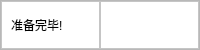
        <widget class="QFrame" name="frame_bottom">
         <property name="minimumSize">
          <size>
           <width>0</width>
           <height>50</height>
          </size>
         </property>
         <property name="maximumSize">
          <size>
           <width>16777215</width>
           <height>50</height>
          </size>
         </property>
         <property name="styleSheet">
          <string notr="true">#frame_bottom{
	border-top:1px solid rgb(127,127,127);
}</string>
         </property>
         <property name="frameShape">
          <enum>QFrame::StyledPanel</enum>
         </property>
         <property name="frameShadow">
          <enum>QFrame::Raised</enum>
         </property>
         <layout class="QHBoxLayout" name="horizontalLayout_7">
          <property name="spacing">
           <number>0</number>
          </property>
          <property name="leftMargin">
           <number>0</number>
          </property>
          <property name="topMargin">
           <number>0</number>
          </property>
          <property name="rightMargin">
           <number>0</number>
          </property>
          <property name="bottomMargin">
           <number>0</number>
          </property>
          <item>
           <widget class="QFrame" name="frame_30">
            <property name="maximumSize">
             <size>
              <width>300</width>
              <height>16777215</height>
             </size>
            </property>
            <property name="styleSheet">
             <string notr="true">background-color:rgb(255,255,255);</string>
            </property>
            <property name="frameShape">
             <enum>QFrame::StyledPanel</enum>
            </property>
            <property name="frameShadow">
             <enum>QFrame::Raised</enum>
            </property>
            <layout class="QVBoxLayout" name="verticalLayout_30">
             <item>
              <widget class="QLabel" name="label_7">
               <property name="text">
                <string>准备完毕!</string>
               </property>
              </widget>
             </item>
            </layout>
           </widget>
          </item>
          <item>
           <widget class="QFrame" name="frame_27">
            <property name="maximumSize">
             <size>
              <width>16777215</width>
              <height>16777215</height>
             </size>
            </property>
            <property name="styleSheet">
             <string notr="true">background-color:rgb(255,255,255);</string>
            </property>
            <property name="frameShape">
             <enum>QFrame::StyledPanel</enum>
            </property>
            <property name="frameShadow">
             <enum>QFrame::Raised</enum>
            </property>
           </widget>
          </item>
         </layout>
        </widget>
